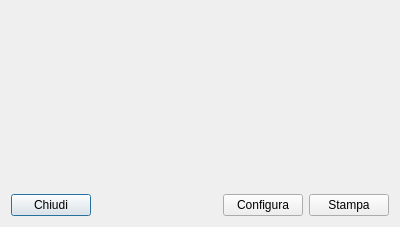
<?xml version="1.0" encoding="UTF-8"?>
<ui version="4.0">
 <class>ReportInventario</class>
 <widget class="QDialog" name="ReportInventario">
  <property name="geometry">
   <rect>
    <x>0</x>
    <y>0</y>
    <width>400</width>
    <height>227</height>
   </rect>
  </property>
  <property name="windowTitle">
   <string>Inventario</string>
  </property>
  <layout class="QVBoxLayout" name="verticalLayout">
   <item>
    <spacer name="verticalSpacer">
     <property name="orientation">
      <enum>Qt::Vertical</enum>
     </property>
     <property name="sizeHint" stdset="0">
      <size>
       <width>20</width>
       <height>175</height>
      </size>
     </property>
    </spacer>
   </item>
   <item>
    <layout class="QHBoxLayout" name="horizontalLayout">
     <item>
      <widget class="QPushButton" name="closeButton">
       <property name="text">
        <string>Chiudi</string>
       </property>
      </widget>
     </item>
     <item>
      <spacer name="horizontalSpacer">
       <property name="orientation">
        <enum>Qt::Horizontal</enum>
       </property>
       <property name="sizeHint" stdset="0">
        <size>
         <width>40</width>
         <height>20</height>
        </size>
       </property>
      </spacer>
     </item>
     <item>
      <widget class="QPushButton" name="configButton">
       <property name="text">
        <string>Configura</string>
       </property>
      </widget>
     </item>
     <item>
      <widget class="QPushButton" name="printButton">
       <property name="text">
        <string>Stampa</string>
       </property>
      </widget>
     </item>
    </layout>
   </item>
  </layout>
 </widget>
 <resources/>
 <connections/>
</ui>
